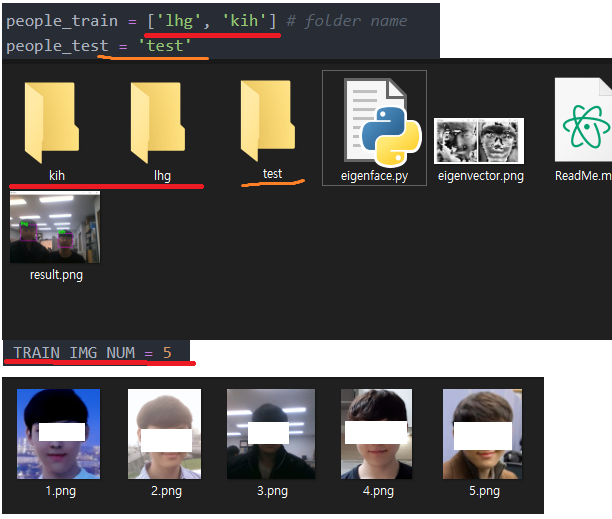
#> input picture dataset.png, 612 x 519 px
$ python -i eigenface.py   (imports and definitions only)
#> lines starting #> are read from the running program, lines starting #| are printed output that depends on the picture
import cv2
import matplotlib.pyplot as plt
import numpy as np

people_train = ['lhg', 'kih'] # folder name
people_test = 'test'
IMG_SIZE = 64
TRAIN_IMG_NUM = 5
TEST_IMG_NUM = 1
DEMO_SIZE = 320

def detect_face_crop(src):
    if src is None:
        print('Image load failed')
    face_classifier = cv2.CascadeClassifier('haarcascade_frontalface_default.xml')
    faces = face_classifier.detectMultiScale(src)
    faces_arr = []
    for (x1, y1, w1, h1) in faces:
        faceROI = src[y1:y1+h1, x1:x1+w1]
        faces_arr.append(faceROI)
    #assert len(faces_arr) > 0, 'Cannot find face on some images'
    bbox = faces
    return np.array(faces_arr), bbox

# [13 lines left out: functions visualize_face, load_imgs, not called in this run]

def load_faces_with_image(img):
    face_arr = []
    bbox_arr = []
    idx_arr = []
    img = cv2.cvtColor(img, cv2.COLOR_RGB2GRAY)
    face, bbox = detect_face_crop(img)
    for p in range(len(face)):
        t_img = cv2.resize(face[p], (IMG_SIZE,IMG_SIZE))
        cv2.equalizeHist(t_img, t_img)
        face_arr.append(t_img)
        bbox_arr.append(bbox[p])
        idx_arr.append(i)
    face_arr = np.array(face_arr)
    return face_arr, bbox_arr, idx_arr

# [37 lines left out: functions load_faces_with_file, get_eigenface, classify_person, not called in this run]

# [60 lines not run here, left out]

>>> import cv2
>>> picture = cv2.cvtColor(cv2.imread('dataset.png'), cv2.COLOR_BGR2RGB)
>>> result = load_faces_with_image(picture)
#> in load_faces_with_image, `img = cv2.cvtColor(img, cv2.COLOR_RGB2GRAY)`:
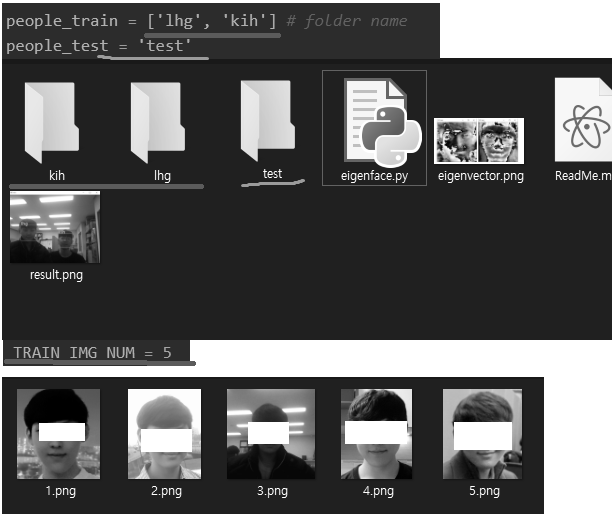
#> img: shape (519, 612); min 0, max 255, mean 91.8
#> in detect_face_crop, `faces = face_classifier.detectMultiScale(src)`: faces = ()
#> after the loop in detect_face_crop, `for (x1, y1, w1, h1) in faces:`: faces_arr = []
#> in detect_face_crop, `bbox = faces`: bbox = ()
#> in load_faces_with_image, `face, bbox = detect_face_crop(img)`: face = empty array; bbox = ()
#> after the loop in load_faces_with_image, `for p in range(len(face)):`: bbox_arr = []
#> in load_faces_with_image, `face_arr = np.array(face_arr)`: face_arr = empty array
#> result = (empty array, [], [])
